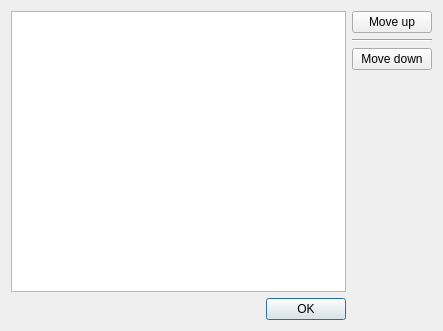
<?xml version="1.0" encoding="UTF-8"?>
<ui version="4.0">
 <class>rearrange_dialog</class>
 <widget class="QDialog" name="rearrange_dialog">
  <property name="geometry">
   <rect>
    <x>0</x>
    <y>0</y>
    <width>443</width>
    <height>331</height>
   </rect>
  </property>
  <property name="windowTitle">
   <string>Rearrange App Grid</string>
  </property>
  <layout class="QGridLayout" name="gridLayout">
   <property name="sizeConstraint">
    <enum>QLayout::SetMinAndMaxSize</enum>
   </property>
   <item row="0" column="0">
    <widget class="QListView" name="list_view">
     <property name="sizePolicy">
      <sizepolicy hsizetype="Expanding" vsizetype="Expanding">
       <horstretch>1</horstretch>
       <verstretch>1</verstretch>
      </sizepolicy>
     </property>
    </widget>
   </item>
   <item row="0" column="1">
    <layout class="QVBoxLayout" name="vertical_layout" stretch="0,0,0,0">
     <item>
      <widget class="QPushButton" name="move_up_button">
       <property name="text">
        <string>Move up</string>
       </property>
      </widget>
     </item>
     <item>
      <widget class="Line" name="line">
       <property name="orientation">
        <enum>Qt::Horizontal</enum>
       </property>
      </widget>
     </item>
     <item>
      <widget class="QPushButton" name="move_down_button">
       <property name="text">
        <string>Move down</string>
       </property>
      </widget>
     </item>
     <item>
      <spacer name="vertical_spacer">
       <property name="orientation">
        <enum>Qt::Vertical</enum>
       </property>
       <property name="sizeHint" stdset="0">
        <size>
         <width>20</width>
         <height>40</height>
        </size>
       </property>
      </spacer>
     </item>
    </layout>
   </item>
   <item row="1" column="0">
    <widget class="QDialogButtonBox" name="button_box">
     <property name="orientation">
      <enum>Qt::Horizontal</enum>
     </property>
     <property name="standardButtons">
      <set>QDialogButtonBox::Ok</set>
     </property>
     <property name="centerButtons">
      <bool>false</bool>
     </property>
    </widget>
   </item>
  </layout>
 </widget>
 <resources/>
 <connections>
  <connection>
   <sender>button_box</sender>
   <signal>accepted()</signal>
   <receiver>rearrange_dialog</receiver>
   <slot>accept()</slot>
   <hints>
    <hint type="sourcelabel">
     <x>248</x>
     <y>254</y>
    </hint>
    <hint type="destinationlabel">
     <x>157</x>
     <y>274</y>
    </hint>
   </hints>
  </connection>
  <connection>
   <sender>button_box</sender>
   <signal>rejected()</signal>
   <receiver>rearrange_dialog</receiver>
   <slot>reject()</slot>
   <hints>
    <hint type="sourcelabel">
     <x>316</x>
     <y>260</y>
    </hint>
    <hint type="destinationlabel">
     <x>286</x>
     <y>274</y>
    </hint>
   </hints>
  </connection>
 </connections>
</ui>
